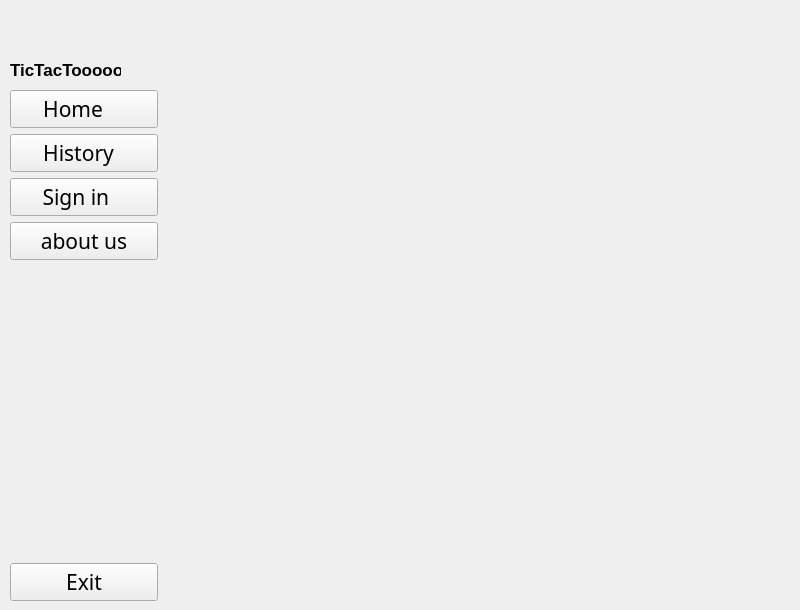
<?xml version="1.0" encoding="UTF-8"?>
<ui version="4.0">
 <class>TicTacTooooo</class>
 <widget class="QMainWindow" name="TicTacTooooo">
  <property name="geometry">
   <rect>
    <x>0</x>
    <y>0</y>
    <width>800</width>
    <height>610</height>
   </rect>
  </property>
  <property name="windowTitle">
   <string>MainWindow</string>
  </property>
  <widget class="QWidget" name="centralwidget">
   <widget class="QWidget" name="menu" native="true">
    <property name="geometry">
     <rect>
      <x>0</x>
      <y>0</y>
      <width>171</width>
      <height>611</height>
     </rect>
    </property>
    <widget class="QLabel" name="label">
     <property name="geometry">
      <rect>
       <x>10</x>
       <y>10</y>
       <width>50</width>
       <height>50</height>
      </rect>
     </property>
     <property name="minimumSize">
      <size>
       <width>50</width>
       <height>50</height>
      </size>
     </property>
     <property name="maximumSize">
      <size>
       <width>50</width>
       <height>50</height>
      </size>
     </property>
     <property name="text">
      <string/>
     </property>
     <property name="pixmap">
      <pixmap resource="icons/recoutces.qrc">:/icons/game-logo.png</pixmap>
     </property>
     <property name="scaledContents">
      <bool>true</bool>
     </property>
    </widget>
    <widget class="QLabel" name="label_2">
     <property name="geometry">
      <rect>
       <x>10</x>
       <y>62</y>
       <width>111</width>
       <height>16</height>
      </rect>
     </property>
     <property name="font">
      <font>
       <pointsize>13</pointsize>
       <bold>true</bold>
      </font>
     </property>
     <property name="text">
      <string>TicTacTooooo</string>
     </property>
    </widget>
    <widget class="QWidget" name="layoutWidget">
     <property name="geometry">
      <rect>
       <x>10</x>
       <y>90</y>
       <width>148</width>
       <height>511</height>
      </rect>
     </property>
     <layout class="QVBoxLayout" name="verticalLayout">
      <item>
       <widget class="QPushButton" name="pushButton">
        <property name="font">
         <font>
          <family>Segoe UI Semibold</family>
          <pointsize>16</pointsize>
          <bold>false</bold>
         </font>
        </property>
        <property name="text">
         <string>Home    </string>
        </property>
        <property name="icon">
         <iconset resource="icons/recoutces.qrc">
          <normaloff>:/icons/home_off.png</normaloff>
          <normalon>:/icons/home.png</normalon>:/icons/home_off.png</iconset>
        </property>
        <property name="iconSize">
         <size>
          <width>27</width>
          <height>27</height>
         </size>
        </property>
        <property name="checkable">
         <bool>true</bool>
        </property>
        <property name="autoExclusive">
         <bool>true</bool>
        </property>
       </widget>
      </item>
      <item>
       <widget class="QPushButton" name="pushButton_2">
        <property name="font">
         <font>
          <family>Segoe UI Semibold</family>
          <pointsize>16</pointsize>
         </font>
        </property>
        <property name="text">
         <string>History  </string>
        </property>
        <property name="icon">
         <iconset resource="icons/recoutces.qrc">
          <normaloff>:/icons/history_off.png</normaloff>
          <normalon>:/icons/history.png</normalon>:/icons/history_off.png</iconset>
        </property>
        <property name="iconSize">
         <size>
          <width>25</width>
          <height>25</height>
         </size>
        </property>
        <property name="checkable">
         <bool>true</bool>
        </property>
        <property name="autoExclusive">
         <bool>true</bool>
        </property>
       </widget>
      </item>
      <item>
       <widget class="QPushButton" name="pushButton_3">
        <property name="font">
         <font>
          <family>Segoe UI Semibold</family>
          <pointsize>16</pointsize>
         </font>
        </property>
        <property name="text">
         <string>Sign in   </string>
        </property>
        <property name="icon">
         <iconset resource="icons/recoutces.qrc">
          <normaloff>:/icons/sign-in_off.png</normaloff>
          <normalon>:/icons/sign-in.png</normalon>:/icons/sign-in_off.png</iconset>
        </property>
        <property name="iconSize">
         <size>
          <width>32</width>
          <height>33</height>
         </size>
        </property>
        <property name="checkable">
         <bool>true</bool>
        </property>
        <property name="autoExclusive">
         <bool>true</bool>
        </property>
       </widget>
      </item>
      <item>
       <widget class="QPushButton" name="pushButton_4">
        <property name="font">
         <font>
          <family>Segoe UI Semibold</family>
          <pointsize>16</pointsize>
         </font>
        </property>
        <property name="text">
         <string>about us</string>
        </property>
        <property name="icon">
         <iconset resource="icons/recoutces.qrc">
          <normaloff>:/icons/about-us_off.png</normaloff>
          <normalon>:/icons/about-us.png</normalon>:/icons/about-us_off.png</iconset>
        </property>
        <property name="iconSize">
         <size>
          <width>26</width>
          <height>26</height>
         </size>
        </property>
        <property name="checkable">
         <bool>true</bool>
        </property>
       </widget>
      </item>
      <item>
       <spacer name="verticalSpacer">
        <property name="orientation">
         <enum>Qt::Vertical</enum>
        </property>
        <property name="sizeHint" stdset="0">
         <size>
          <width>20</width>
          <height>40</height>
         </size>
        </property>
       </spacer>
      </item>
      <item>
       <widget class="QPushButton" name="pushButton_5">
        <property name="font">
         <font>
          <family>Segoe UI Semibold</family>
          <pointsize>16</pointsize>
         </font>
        </property>
        <property name="text">
         <string>   Exit   </string>
        </property>
        <property name="icon">
         <iconset resource="icons/recoutces.qrc">
          <normaloff>:/icons/exit_off.png</normaloff>
          <normalon>:/icons/exit.png</normalon>:/icons/exit_off.png</iconset>
        </property>
        <property name="iconSize">
         <size>
          <width>32</width>
          <height>32</height>
         </size>
        </property>
       </widget>
      </item>
     </layout>
    </widget>
   </widget>
   <widget class="QWidget" name="widget_2" native="true">
    <property name="geometry">
     <rect>
      <x>230</x>
      <y>20</y>
      <width>571</width>
      <height>571</height>
     </rect>
    </property>
   </widget>
  </widget>
 </widget>
 <resources>
  <include location="icons/recoutces.qrc"/>
  <include location="icons/recoutces.qrc"/>
 </resources>
 <connections/>
</ui>
